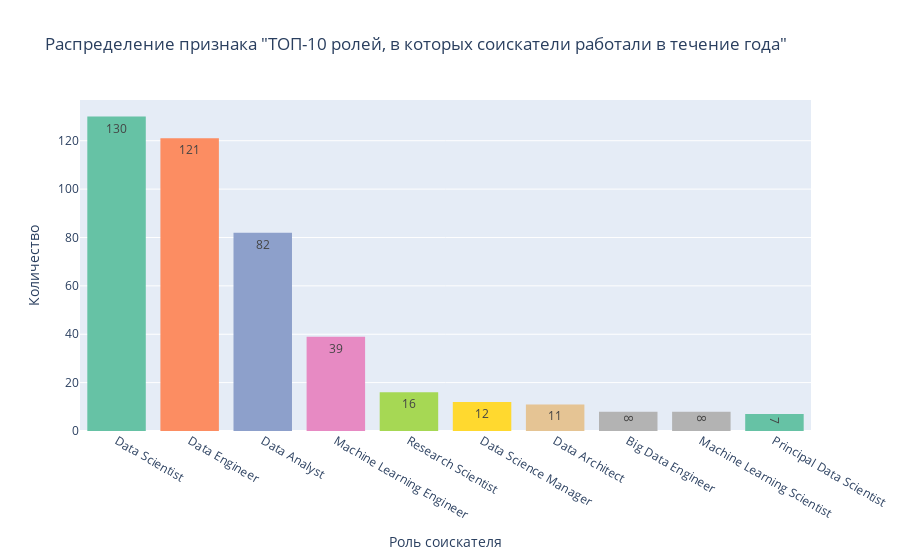

The notebook cell this image was saved under:
### Markdown cell above
* Распределение признака "Роль, в которой соискатель работал в течение года" (категориальный признак)

### Code cell
# Опрелелим, сколько всего ролей в датасете и сколько людей их занимают:

job_title_counts = data['job_title'].value_counts()
job_title_counts = pd.DataFrame(job_title_counts)
display(job_title_counts)

# Построим гистограмму распределения ТОП-10 ролей соискателей:

job_title_hist = job_title_counts.head(10)
fig = px.histogram(job_title_hist, x = job_title_hist.index, y = 'job_title', title = 'Распределение признака "ТОП-10 ролей, в которых соискатели работали в течение года"', 
                   labels = {'job_title': 'Роль соискателя'}, text_auto = True, color = 'job_title', 
                   color_discrete_sequence = px.colors.qualitative.Set2)
fig.update_layout(xaxis_title_text = 'Роль соискателя', yaxis_title_text='Количество', showlegend = False)
fig.show()

### Figure 1 — Plotly figure (JSON) as saved in the notebook; plotly's stock layout.template omitted (floating-point values rounded to 4 significant figures)
{"data": [{"alignmentgroup": "True", "bingroup": "x", "histfunc": "sum", "hovertemplate": "Роль соискателя=130<br>index=%{x}<br>sum of Роль соискателя=%{y}<extra></extra>", "legendgroup": "130", "marker": {"color": "rgb(102,194,165)", "pattern": {"shape": ""}}, "name": "130", "offsetgroup": "130", "orientation": "v", "showlegend": true, "texttemplate": "%{value}", "type": "histogram", "x": ["Data Scientist"], "xaxis": "x", "y": [130], "yaxis": "y"}, {"alignmentgroup": "True", "bingroup": "x", "histfunc": "sum", "hovertemplate": "Роль соискателя=121<br>index=%{x}<br>sum of Роль соискателя=%{y}<extra></extra>", "legendgroup": "121", "marker": {"color": "rgb(252,141,98)", "pattern": {"shape": ""}}, "name": "121", "offsetgroup": "121", "orientation": "v", "showlegend": true, "texttemplate": "%{value}", "type": "histogram", "x": ["Data Engineer"], "xaxis": "x", "y": [121], "yaxis": "y"}, {"alignmentgroup": "True", "bingroup": "x", "histfunc": "sum", "hovertemplate": "Роль соискателя=82<br>index=%{x}<br>sum of Роль соискателя=%{y}<extra></extra>", "legendgroup": "82", "marker": {"color": "rgb(141,160,203)", "pattern": {"shape": ""}}, "name": "82", "offsetgroup": "82", "orientation": "v", "showlegend": true, "texttemplate": "%{value}", "type": "histogram", "x": ["Data Analyst"], "xaxis": "x", "y": [82], "yaxis": "y"}, {"alignmentgroup": "True", "bingroup": "x", "histfunc": "sum", "hovertemplate": "Роль соискателя=39<br>index=%{x}<br>sum of Роль соискателя=%{y}<extra></extra>", "legendgroup": "39", "marker": {"color": "rgb(231,138,195)", "pattern": {"shape": ""}}, "name": "39", "offsetgroup": "39", "orientation": "v", "showlegend": true, "texttemplate": "%{value}", "type": "histogram", "x": ["Machine Learning Engineer"], "xaxis": "x", "y": [39], "yaxis": "y"}, {"alignmentgroup": "True", "bingroup": "x", "histfunc": "sum", "hovertemplate": "Роль соискателя=16<br>index=%{x}<br>sum of Роль соискателя=%{y}<extra></extra>", "legendgroup": "16", "marker": {"color": "rgb(166,216,84)", "pattern": {"shape": ""}}, "name": "16", "offsetgroup": "16", "orientation": "v", "showlegend": true, "texttemplate": "%{value}", "type": "histogram", "x": ["Research Scientist"], "xaxis": "x", "y": [16], "yaxis": "y"}, {"alignmentgroup": "True", "bingroup": "x", "histfunc": "sum", "hovertemplate": "Роль соискателя=12<br>index=%{x}<br>sum of Роль соискателя=%{y}<extra></extra>", "legendgroup": "12", "marker": {"color": "rgb(255,217,47)", "pattern": {"shape": ""}}, "name": "12", "offsetgroup": "12", "orientation": "v", "showlegend": true, "texttemplate": "%{value}", "type": "histogram", "x": ["Data Science Manager"], "xaxis": "x", "y": [12], "yaxis": "y"}, {"alignmentgroup": "True", "bingroup": "x", "histfunc": "sum", "hovertemplate": "Роль соискателя=11<br>index=%{x}<br>sum of Роль соискателя=%{y}<extra></extra>", "legendgroup": "11", "marker": {"color": "rgb(229,196,148)", "pattern": {"shape": ""}}, "name": "11", "offsetgroup": "11", "orientation": "v", "showlegend": true, "texttemplate": "%{value}", "type": "histogram", "x": ["Data Architect"], "xaxis": "x", "y": [11], "yaxis": "y"}, {"alignmentgroup": "True", "bingroup": "x", "histfunc": "sum", "hovertemplate": "Роль соискателя=8<br>index=%{x}<br>sum of Роль соискателя=%{y}<extra></extra>", "legendgroup": "8", "marker": {"color": "rgb(179,179,179)", "pattern": {"shape": ""}}, "name": "8", "offsetgroup": "8", "orientation": "v", "showlegend": true, "texttemplate": "%{value}", "type": "histogram", "x": ["Big Data Engineer", "Machine Learning Scientist"], "xaxis": "x", "y": [8, 8], "yaxis": "y"}, {"alignmentgroup": "True", "bingroup": "x", "histfunc": "sum", "hovertemplate": "Роль соискателя=7<br>index=%{x}<br>sum of Роль соискателя=%{y}<extra></extra>", "legendgroup": "7", "marker": {"color": "rgb(102,194,165)", "pattern": {"shape": ""}}, "name": "7", "offsetgroup": "7", "orientation": "v", "showlegend": true, "texttemplate": "%{value}", "type": "histogram", "x": ["Principal Data Scientist"], "xaxis": "x", "y": [7], "yaxis": "y"}], "layout": {"barmode": "relative", "legend": {"title": {"text": "Роль соискателя"}, "tracegroupgap": 0}, "showlegend": false, "title": {"text": "Распределение признака \"ТОП-10 ролей, в которых соискатели работали в течение года\""}, "xaxis": {"anchor": "y", "domain": [0, 1], "title": {"text": "Роль соискателя"}}, "yaxis": {"anchor": "x", "categoryarray": [7, 8, 11, 12, 16, 39, 82, 121, 130], "categoryorder": "array", "domain": [0, 1], "title": {"text": "Количество"}}}}
